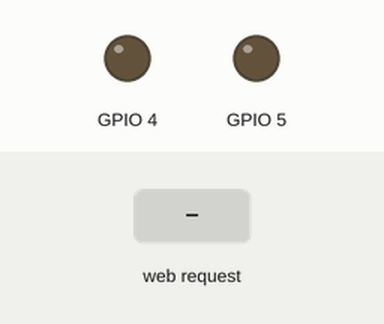
Simulated run of this sketch. Board: ESP8266 (NodeMCU). Shown: output pins drawn as LEDs (lit = HIGH). Inputs (shaded band) come from the test bench. What the sketch prints to the serial monitor is not drawn.

Above: at 2.2 s.
2.3 s: HTTP request GET /LEDOn received
At 3.5 s:
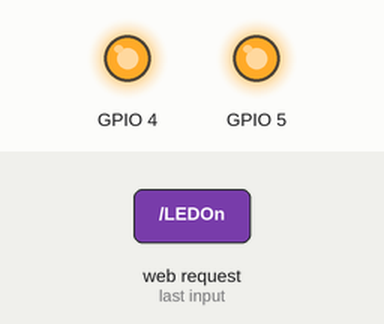
3.8 s: HTTP request GET /LEDOff received
At 4.7 s:
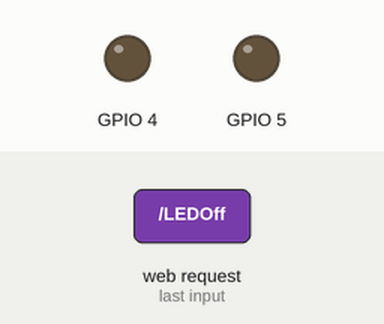
Timing chart, 0 to 6.8 s (numbered marks = the images above; inputs shaded):
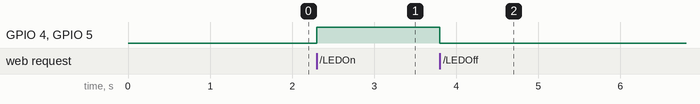

The sketch:

test_esp8266_station.ino
```cpp
/* Cắm cable kết nối
 * Mở Device Manger để xem port
 * Vào Tools -> Board -> NodeMCU 1.0 (ESP-12E Module)
 * Vào Tools -> Port -> Chọn Port kết nối.
 * Nạp code xong dùng điện thoại có kết nối Wifi truy cập vào wifi có tên NSHOP, mật khẩu: 12345678
 */

#include <ESP8266WiFi.h>
#include <WiFiClient.h>
#include <ESP8266WebServer.h>

const char *ssid = "NSHOP";
const char *password = "12345678";
int stateLED = LOW;

ESP8266WebServer server(80);

void handleRoot() {
  response();
}

void handleLedOn() {
  stateLED = HIGH;
  digitalWrite(4, stateLED);
  digitalWrite(5, stateLED);
  response();
}

void handleLedOff() {
  stateLED = LOW;
  digitalWrite(4, stateLED);
  digitalWrite(5, stateLED);
  response();
}
const String HtmlHtml = "<html><head>"                        "<BODY align=center>"                        "<meta name=viewport"" content=width=device-width, initial-scale=1 /></head>";
const String HtmlHtmlClose = "</html>";
const String HtmlTitle = "<h1>NamVietGroup</h1><br/>";
const String HtmlLedStateLow = "<big>LED is now <b>OFF</b></big><br/>";
const String HtmlLedStateHigh = "<big>LED is now <b>ON</b></big><br/>";
const String HtmlButtons =  "<a href=LEDOn""><button style=display: block; width: 100%;"">ON</button></a><br/>"  "<a href=LEDOff""><button style=display: block; width: 100%;"">OFF</button></a><br/>";

void response() {
  String htmlRes = HtmlHtml + HtmlTitle;
  if (stateLED == LOW) {
    htmlRes += HtmlLedStateLow;
  } else {
    htmlRes += HtmlLedStateHigh;
  }

  htmlRes += HtmlButtons;
  htmlRes += HtmlHtmlClose;

  server.send(200, "text/html", htmlRes);
}

void setup() {
  delay(1000);
  Serial.begin(115200);
  Serial.println();

  WiFi.softAP(ssid, password);

  IPAddress apip = WiFi.softAPIP();
  Serial.print("visit: ");
  Serial.println(apip);
  server.on("/", handleRoot);
  server.on("/LEDOn", handleLedOn);
  server.on("/LEDOff", handleLedOff);
  server.begin();
  Serial.println("HTTP server beginned");
  pinMode(4, OUTPUT);
  digitalWrite(0, stateLED);
  pinMode(5, OUTPUT);
  digitalWrite(1, stateLED);
}

void loop() {
  server.handleClient();
}
```

Measured:
- after the input at 2.3 s, GPIO 4, GPIO 5: LOW → HIGH at once
- after the input at 3.8 s, GPIO 4, GPIO 5: HIGH → LOW at once
